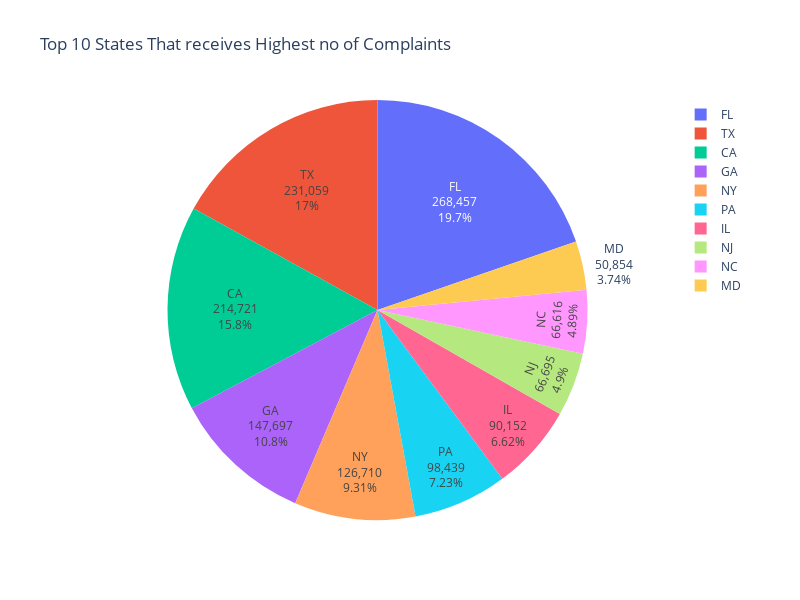

Write notebook code for a chart like this one.
### Code cell
fig = px.pie(state, names='State', values='Count', title='Top 10 States That receives Highest no of Complaints', height=600, width=800)
fig.update_traces(textinfo='value+percent+label')
fig.show()

### Figure 1 — Plotly figure (JSON) as saved in the notebook; plotly's stock layout.template omitted (floating-point values rounded to 4 significant figures)
{"data": [{"domain": {"x": [0, 1], "y": [0, 1]}, "hovertemplate": "State=%{label}<br>Count=%{value}<extra></extra>", "labels": ["FL", "TX", "CA", "GA", "NY", "PA", "IL", "NJ", "NC", "MD"], "legendgroup": "", "name": "", "showlegend": true, "textinfo": "value+percent+label", "type": "pie", "values": [268457, 231059, 214721, 147697, 126710, 98439, 90152, 66695, 66616, 50854]}], "layout": {"height": 600, "legend": {"tracegroupgap": 0}, "title": {"text": "Top 10 States That receives Highest no of Complaints"}, "width": 800}}
